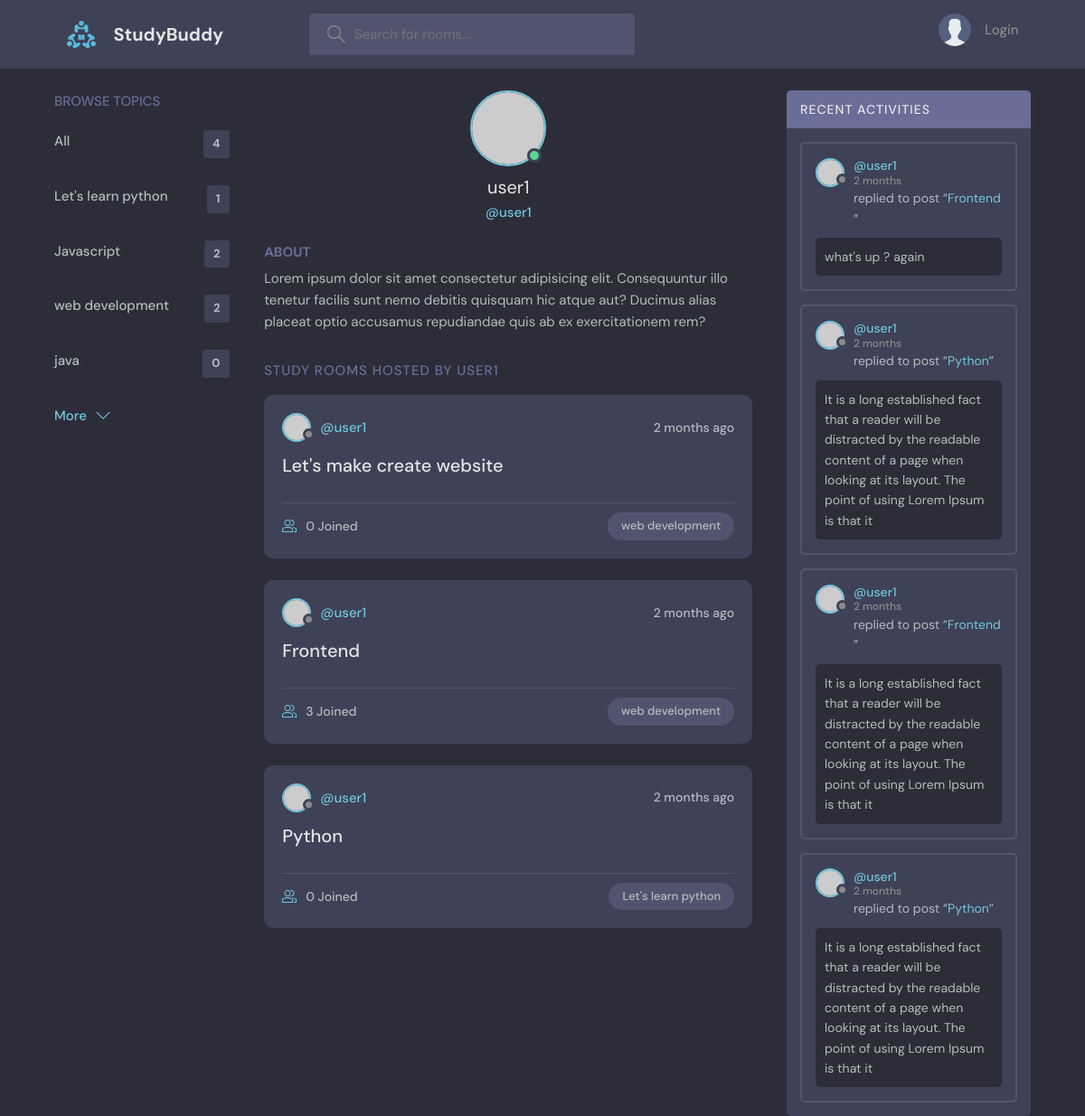
Page /profile/1/ on the committed database.
### base/models.py (models this page shows, shortened)
class Topic(models.Model):
  name = models.CharField(max_length=200)
  def __str__(self):
    return self.name

class Room(models.Model):
  host = models.ForeignKey(User, on_delete=models.SET_NULL, null=True)
  topic = models.ForeignKey(Topic, on_delete=models.SET_NULL, null=True)
  name = models.CharField(max_length=200)
  description = models.TextField(null=True, blank=True)
  participants = models.ManyToManyField(User, related_name='participants', blank=True)
  updated = models.DateTimeField(auto_now=True)
  created = models.DateTimeField(auto_now_add=True)
  class Meta:
    ordering = ['-created', '-updated']
  def __str__(self):
    return self.name

class Message(models.Model):
  user = models.ForeignKey(User, on_delete=models.CASCADE)
  room = models.ForeignKey(Room, on_delete=models.CASCADE)
  body = models.TextField()
  updated = models.DateTimeField(auto_now=True)
  created = models.DateTimeField(auto_now_add=True)
  class Meta:
    ordering = ['-created', '-updated']

### base/views.py (the view)
# urls.py: path("profile/<str:pk>/", views.userProfile, name="user-profile"),
def userProfile(request, pk):
  user = User.objects.get(id=pk)
  rooms = user.room_set.all()
  room_message = user.message_set.all()
  topics = Topic.objects.all()
  context = {
    'user': user,
    'rooms': rooms,
    'room_messages': room_message,
    'topics': topics,
    }
  return render(request, 'base/profile.html', context)

### base/templates/base/profile.html (shortened to what this page needs)
{% extends 'main.html' %}
{% block content %}
<main class="profile-page layout layout--3">
  <div class="container">
      {% include 'base/topics_component.html' %}
    <div class="roomList">
      <div class="profile">
        <div class="profile__avatar">
          <div class="avatar avatar--large active">
            <img src="https://randomuser.me/api/portraits/men/11.jpg" />
          </div>
        </div>
        <div class="profile__info">
          <h3>{{user.username}}</h3>
          <p>@{{user.username}}</p>
        </div>
        <div class="profile__about">
          <h3>About</h3>
          <p>
            Lorem ipsum dolor sit amet consectetur adipisicing elit. Consequuntur illo tenetur
            facilis sunt nemo debitis quisquam hic atque aut? Ducimus alias placeat optio
            accusamus repudiandae quis ab ex exercitationem rem?
          </p>
        </div>
      </div>
      <div class="roomList__header">
        <div>
          <h2>Study Rooms Hosted by {{user.username}}</a>
          </h2>
        </div>
      </div>
      {% include 'base/feed_component.html' %}
    </div>
      {% include 'base/activity_component.html' %}
  </div>
</main>
{% endblock content %}

### templates/main.html (shortened to what this page needs)
<!DOCTYPE html>
{% load static %}
<html lang="en">
  <head>
    <link rel="stylesheet" href="{% static 'styles/main.css' %}" />
  </head>
  <body>
    {% include 'navbar.html' %}
    {% block content%}
    {% endblock %}
  </body>
</html>

### templates/navbar.html (shortened to what this page needs)
{% load static %}
<header class="header header--loggedIn">
  <div class="container">
    <a href="{% url 'home' %}" class="header__logo">
      <img src="{% static 'assets/logo.svg' %}" />
      <h1>StudyBuddy</h1>
    </a>
    <form class="header__search" method="get" action="{% url 'home' %}">
      <label>
        <input name="q" placeholder="Search for rooms..." />
      </label>
    </form>
    <nav class="header__menu">
      {% if request.user.is_authenticated %}
        <div class="header__user">
          <a href="{% url 'update-user' %}">
            <div class="avatar avatar--medium active">
              <img src="https://randomuser.me/api/portraits/men/37.jpg" />
            </div>
            <p>{{request.user.username}} <span>@{{request.user.username}}</span></p>
          </a>
          <button class="dropdown-button">
            <svg version="1.1" xmlns="http://www.w3.org/2000/svg" width="32" height="32" viewBox="0 0 32 32">
              <title>chevron-down</title>
              <path d="M16 21l-13-13h-3l16 16 16-16h-3l-13 13z"></path>
            </svg>
          </button>
        </div>
      {% else %}
        <a href="{% url 'login' %}">
          <img src="{% static '/assets/avatar.svg' %}" />
          <p>Login</p>
        </a>
      {% endif %}
    </nav>
  </div>
</header>

### base/templates/base/topics_component.html
<div class="topics">
  <div class="topics__header">
    <h2>Browse Topics</h2>
  </div>
  <ul class="topics__list">
    <li>
      <a href="{% url 'home' %}">All <span>{{topics.count}}</span></a>
    </li>
    {% for topic in topics %}
      <li>
        <a href="{% url 'home' %}?q={{topic.name}}">{{topic}} <span>{{topic.room_set.all.count}}</span></a>
      </li>
    {% endfor %}
  </ul>
  <a class="btn btn--link" href="{% url 'topics' %}">
    More
    <svg version="1.1" xmlns="http://www.w3.org/2000/svg" width="32" height="32" viewBox="0 0 32 32">
      <title>chevron-down</title>
      <path d="M16 21l-13-13h-3l16 16 16-16h-3l-13 13z"></path>
    </svg>
  </a>
</div>

### base/templates/base/feed_component.html (shortened to what this page needs)
{% for room in rooms %}
<div class="roomListRoom">
  <div class="roomListRoom__header">
    <a href="{% url 'user-profile' room.host.id %}" class="roomListRoom__author">
      <div class="avatar avatar--small">
        <img src="https://randomuser.me/api/portraits/women/11.jpg" />
      </div>
      <span>@{{room.host.username}}</span>
    </a>
    <div class="roomListRoom__actions">
      <span>{{room.created|timesince}} ago</span>
    </div>
  </div>
  <div class="roomListRoom__content">
    <a href="{% url 'room' room.id %}">{{room.name}}</a>
  </div>
  <div class="roomListRoom__meta">
    <a href="{% url 'room' room.id %}" class="roomListRoom__joined">
      {{room.participants.all.count}} Joined
    </a>
    <p class="roomListRoom__topic">{{room.topic.name}}</p>
  </div>
</div>
{% endfor %}

### base/templates/base/activity_component.html (shortened to what this page needs)
<div class="activities">
  <div class="activities__header">
    <h2>Recent Activities</h2>
  </div>
{% for message in room_messages %}
  <div class="activities__box">
    <div class="activities__boxHeader roomListRoom__header">
      <a href="{% url 'user-profile' message.user.id %}" class="roomListRoom__author">
        <div class="avatar avatar--small">
          <img src="https://randomuser.me/api/portraits/women/11.jpg" />
        </div>
        <p>
          @{{message.user}}
          <span>{{message.created|timesince}}</span>
        </p>
      </a>
    </div>
    <div class="activities__boxContent">
      <p>replied to post “<a href="{% url 'room' message.room.id %}">{{message.room}}</a>”</p>
      <div class="activities__boxRoomContent">
        {{message.body}}
      </div>
    </div>
  </div>
{% endfor %}
</div>

### rows in the picture
Topic: name "Let's learn python", room_set.all.count "1"
Topic: name "Javascript", room_set.all.count "2"
Topic: name "web development", room_set.all.count "2"
Topic: name "java", room_set.all.count "0"
Room: host.username "user1", created "2 months", name "Let's make create website", participants.all.count "0", topic.name "web development"
Room: host.username "user1", created "2 months", name "Frontend", participants.all.count "3", topic.name "web development"
Room: host.username "user1", created "2 months", name "Python", participants.all.count "0", topic.name "Let's learn python"
Message: user "user1", created "2 months", room "Frontend", body "what's up ? again"
Message: user "user1", created "2 months", room "Python", body "It is a long established fact that a reader will be distracted by the readable content of a page when looking at its layout. The point of using Lorem Ipsum is that it"
Message: user "user1", created "2 months", room "Frontend", body "It is a long established fact that a reader will be distracted by the readable content of a page when looking at its layout. The point of using Lorem Ipsum is that it"
Message: user "user1", created "2 months", room "Python", body "It is a long established fact that a reader will be distracted by the readable content of a page when looking at its layout. The point of using Lorem Ipsum is that it"

### other values in the picture
{{ topics.count }} "4"
{{ user.username }} "user1"
{{ user.username }} "USER1"
